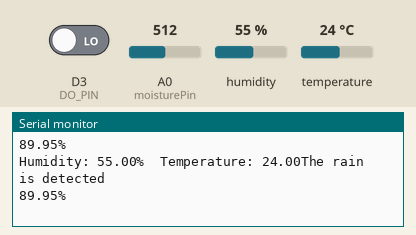
Bench run of a sketch on a simulated ESP8266 (NodeMCU). On the bench: the last lines printed to the serial monitor. Inputs (shaded band) come from the test bench; at power-on: D3 (DO_PIN) LOW, humidity 55 %, A0 (moisturePin) = 512, temperature 24 °C. WiFi joins after 1.5 s; servers stay silent unless stated.

Above: at 3.0 s.
3.1 s: D3 (DO_PIN) driven HIGH
6.5 s: humidity set to 22 %
At 7.8 s:
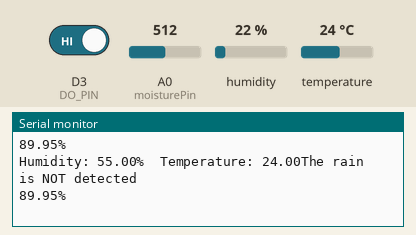
8.0 s: A0 (moisturePin) set to 716
At 9.1 s:
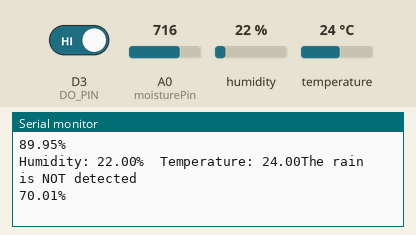
9.5 s: temperature set to 12 °C
At 9.5 s:
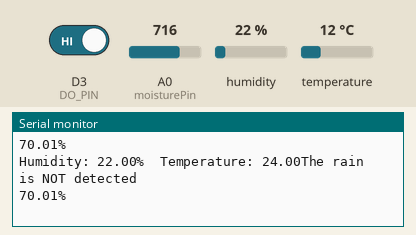
11.0 s: A0 (moisturePin) set to 900
At 12.3 s:
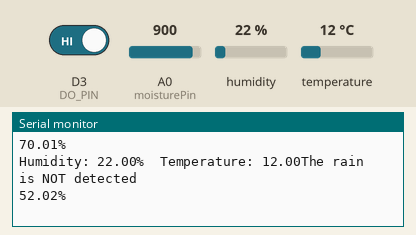
12.5 s: D3 (DO_PIN) driven LOW
Timing chart, 0 to 15.0 s (numbered marks = the images above; inputs shaded):
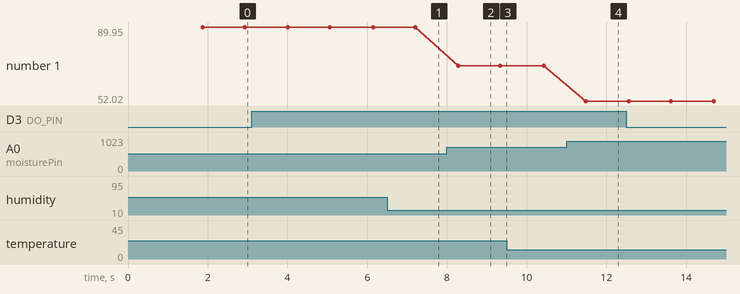

Measured:
- after the input at 8.0 s, the serial monitor: prints a new line after 0.28 s (image 2)
- after the input at 11.0 s, the serial monitor: prints a new line after 0.48 s (image 4)
- plotted number 1: 89.95 → 70.01 after the input at 8.0 s, 70.01 → 52.02 after the input at 11.0 s

The sketch:

ESP8266.ino
```cpp
#define BLYNK_TEMPLATE_ID ""
#define BLYNK_TEMPLATE_NAME ""
#define BLYNK_AUTH_TOKEN ""

#include <DHT.h>
#include <BlynkSimpleEsp8266.h>
#include <ESP8266WiFi.h>

#define DHTPIN D1
#define DHTTYPE DHT11
#define POWER_PIN D2
#define DO_PIN D3
#define Relay D4
const int moisturePin = A0;

DHT dht(DHTPIN, DHTTYPE);

// Your WiFi credentials
char ssid[] = "";
char pass[] = "";

// Variable to track rain detection state
bool rainDetected = false;

void setup() {
  // Start the serial communication
  Serial.begin(9600);
  dht.begin();

  // Initialize WiFi and Blynk
  Blynk.begin(BLYNK_AUTH_TOKEN, ssid, pass);

  pinMode(POWER_PIN, OUTPUT);
  pinMode(DO_PIN, INPUT);
}

void loop() {
  Blynk.run(); // Run Blynk

  float h = dht.readHumidity();
  float t = dht.readTemperature();
  float moisturePercentage;

  // Read rain state
  digitalWrite(POWER_PIN, HIGH);
  delay(50);
  int rain_state = digitalRead(DO_PIN);
  digitalWrite(POWER_PIN, LOW);

  // Read moisture level
  moisturePercentage = (100.00 - ((analogRead(moisturePin) / 1023.00) * 100.00)) + 40;

  if (isnan(h) || isnan(t)) {
    Serial.println(F("Failed to read from DHT sensor!"));
    return;
  }

  // Print to serial monitor
  Serial.print(F("Humidity: "));
  Serial.print(h);
  Serial.print(F("%  Temperature: "));
  Serial.print(t);

  // Control LED on V3 based on rain detection and send notification
  if (rain_state == HIGH) {
    Serial.println("The rain is NOT detected");
    Blynk.virtualWrite(V3, 0); // Turn off LED (no rain detected)
    rainDetected = false; // Reset rain detection state
  } else {
    Serial.println("The rain is detected");
    Blynk.virtualWrite(V3, 255); // Turn on LED (rain detected)

    // Send notification if rain detected for the first time
    if (!rainDetected) {
      Blynk.logEvent("rain_detected");  // Trigger event for notification
      rainDetected = true; // Set rain detection state to true
    }
  }

  Serial.print(moisturePercentage);
  Serial.println("%");

  // Send sensor data to Blynk
  Blynk.virtualWrite(V1, h);                    // Virtual pin V1 for Humidity
  Blynk.virtualWrite(V0, t);                    // Virtual pin V0 for Temperature
  Blynk.virtualWrite(V2, moisturePercentage);   // Virtual pin V2 for Soil Moisture

  delay(1000); // Delay between sensor readings
}
```
